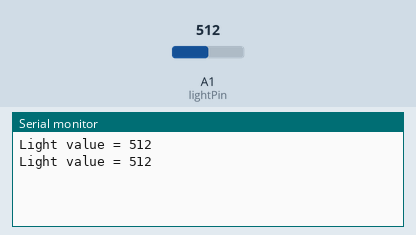
Bench run of a sketch on a simulated Arduino Leonardo, built with avr-gcc and run on an emulated ATmega32U4. Parts: the last lines printed to the serial monitor. The test bench sets the inputs (shaded band); at power-on: A1 (lightPin) = 512.

Above: at 1.8 s.
1.9 s: A1 (lightPin) set to 716
At 2.7 s:
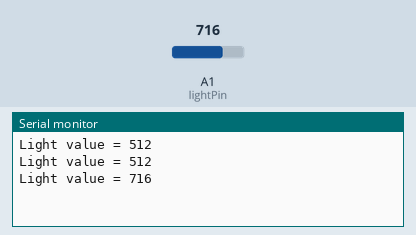
3.4 s: A1 (lightPin) set to 900
At 4.8 s:
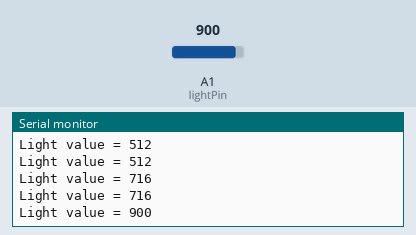
Timing chart, 0 to 6.4 s (numbered marks = the images above; inputs shaded):
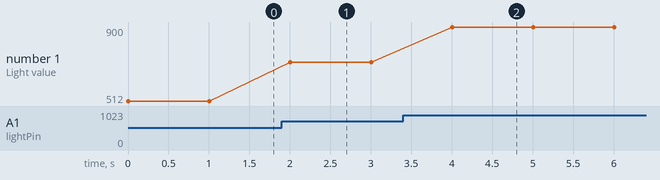

The sketch:

Lab004L1.ino
```cpp
/*
 Name:		Lab004L1.ino
 Created:	5/30/2018 5:53:28 PM
 Author:	chris dyck
*/

int lightPin = A1; //The light sensor is plugged into pin A1 of the Arduino.
int data = 0;      //This will store the data from the sensor.

void setup() { //The Setup function runs once.
	Serial.begin(9600);
}

void loop() { //The loop function runs forever.
	data = analogRead(lightPin); //Read the value from the light sensor and store it in the lightData variable.
	Serial.print("Light value = ");
	Serial.println(data);  //Print the data to the serial port.
	delay(1000);           //Wait 1 second (1000mS) before running again.
}
```

Measured:
- after the input at 1.9 s, the serial monitor: prints a new line after 0.10 s (image 1)
- after the input at 3.4 s, the serial monitor: prints a new line after 0.60 s (image 2)
- plotted number 1: 512 → 716 after the input at 1.9 s, 716 → 900 after the input at 3.4 s
